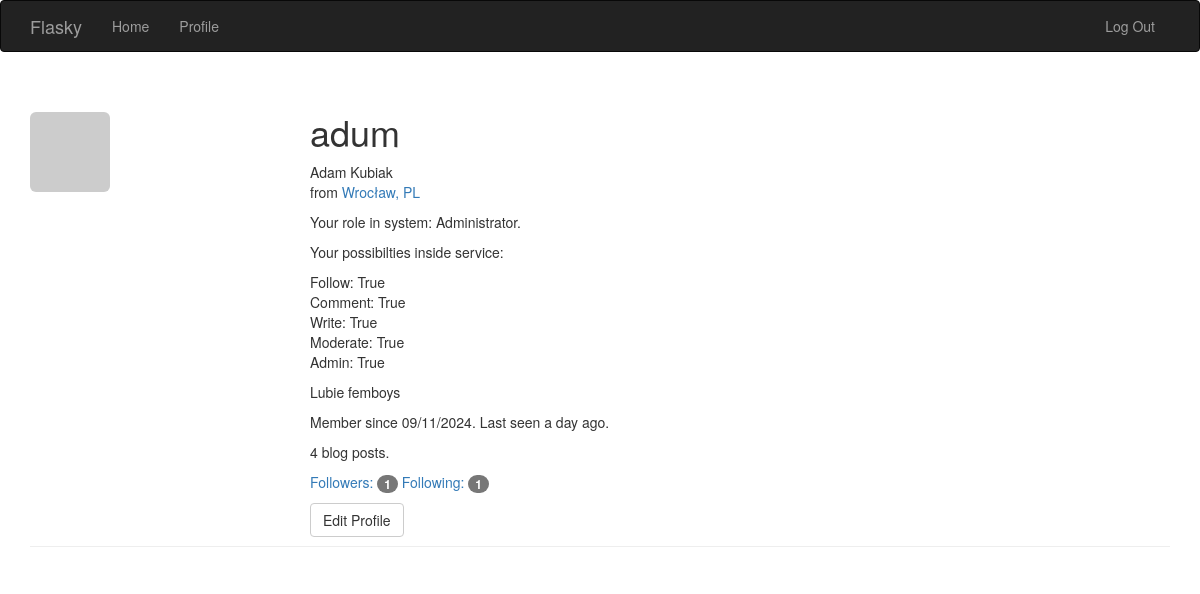
/user/adum (signed in), run on the app's committed database.
### app/models.py (models this page shows, shortened)
class User(UserMixin, db.Model):
    __tablename__ = "users"
    id = db.Column(db.Integer, primary_key=True)
    username = db.Column(db.String(64), unique=True, index=True)
    name = db.Column(db.String(64))
    location = db.Column(db.String(64), unique=False)
    about_me = db.Column(db.Text())
    member_since = db.Column(db.DateTime(), default=datetime.utcnow)
    last_seen = db.Column(db.DateTime(), default=datetime.utcnow)
    password_hash = db.Column(db.String(256))
    role_id = db.Column(db.Integer, db.ForeignKey("roles.id"))
    posts = db.relationship("Post", backref='author', lazy='dynamic')
    followed = db.relationship('Follow',
                               foreign_keys=[Follow.follower_id],
                               backref=db.backref('follower', lazy='joined'),
                               lazy='dynamic',
                               cascade='all, delete-orphan')
    followers = db.relationship('Follow', foreign_keys=[Follow.followed_id],
                               backref=db.backref('followed', lazy='joined'),
                               lazy='dynamic',
                               cascade='all, delete-orphan')
    @property
    def password(self):
        raise AttributeError("You cant read field password")
    def can(self, perm):
        return self.role is not None and self.role.has_permissions(perm)
    def ping(self):
        self.last_seen = datetime.utcnow()
        db.session.add(self)
        db.session.commit()
    def gravatar(self, size_):
        hash = hashlib.md5(self.username.encode('utf-8')).hexdigest()
        rating, default, size = 'g', 'identicon', size_
        url = 'http://secure.gravatar.com/avatar'
        return f"{url}/{hash}?s={size}&d={default}&r={rating}"

class Role(db.Model):
    __tablename__ = "roles"
    id = db.Column(db.Integer, primary_key=True)
    name = db.Column(db.String(64), unique=True)
    default = db.Column(db.Boolean, default=False, index=True)
    permissions = db.Column(db.Integer)
    users = db.relationship("User", backref="role", lazy="dynamic")
    def has_permissions(self, permission):
        return self.permissions & permission == permission

### app/main/views.py (the view)
@main.route('/user/<username>')
@login_required
def user(username):
    user = User.query.filter_by(username=username).first_or_404()
    return render_template('user.html', user=user)

### app/auth/views.py (called while the page is built)
@auth.before_app_request
def before_request():
    if current_user.is_authenticated:
        current_user.ping()

### app/main/__init__.py (called while the page is built)
@main.app_context_processor
def inject_permissions():
    return dict(Permission=Permission)

### app/models.py (called while the page is built)
@login_manager.user_loader
def load_user(user_id):
    return User.query.get(int(user_id))

### app/templates/user.html (shortened to what this page needs)
{% extends "base.html" %}
{% block page_content %}
<div class="page-header">
    <img class="img-rounded profile-thumbnail" src="{{ user.gravatar(size_=256) }}">
    <div class="profile-header">
        <h1>{{ user.username }}</h1>
        {% if user.name or user.location %}
        <p>
            {% if user.name %}{{ user.name }}<br>{% endif %}
            {% if user.location %}
                from <a href="http://maps.google.com/?q={{ user.location }}">{{ user.location }}</a><br>
            {% endif %}
        </p>
    {% endif %}
    {% if current_user.role%}
    <p>Your role in system: {{current_user.role.name}}.</p>
    <p>Your possibilties inside service:</p>
    <p>Follow: {{current_user.role.has_permissions(1)}}<br>
    Comment: {{current_user.role.has_permissions(2)}}<br>
    Write: {{current_user.role.has_permissions(4)}}<br>
    Moderate: {{current_user.role.has_permissions(8)}}<br>
    Admin: {{current_user.role.has_permissions(16)}}</p>
    {% endif %}
    {% if user.about_me %}<p>{{ user.about_me }}</p>{% endif %}
    <p>Member since {{ moment(user.member_since).format('L') }}. Last seen {{ moment(user.last_seen).fromNow() }}.</p>
    <p>{{ user.posts.count() }} blog posts.</p>
        <p>
            <a href="{{ url_for('.followers', username=user.username) }}">Followers: <span class="badge">{{ user.followers.count() }}</span></a>
            <a href="{{ url_for('.followed_by', username=user.username) }}">Following: <span class="badge">{{ user.followed.count() }}</span></a>
        </p>
    {% if user == current_user %}
    <a class="btn btn-default" href="{{url_for('.edit_profile')}}">
        Edit Profile
    </a>
    {% endif %}
    </div>
</div>
{% endblock %}

### app/static/styles.css (style rules this page uses)
.profile-thumbnail { position: absolute; }
.profile-header { min-height: 260px; margin-left: 280px; }

### data on the page
User: username "adum", name "Adam Kubiak", location "Wrocław, PL", about_me "Lubie femboys", member_since "09/11/2024", last_seen "a day ago"
Role: role.name "Administrator", role.has_permissions "True"

### other printed values
{{ user.posts.count() }} "4"
{{ user.followers.count() }} "1"
{{ user.followed.count() }} "1"
